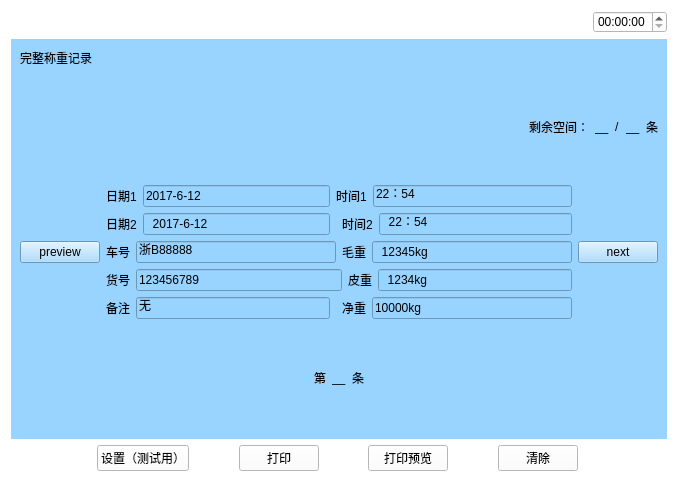
<?xml version="1.0" encoding="UTF-8"?>
<ui version="4.0">
 <class>Wanzheng_chaxun</class>
 <widget class="QWidget" name="Wanzheng_chaxun">
  <property name="geometry">
   <rect>
    <x>0</x>
    <y>0</y>
    <width>678</width>
    <height>482</height>
   </rect>
  </property>
  <property name="windowTitle">
   <string>Form</string>
  </property>
  <property name="styleSheet">
   <string notr="true">background-color: rgb(255, 255, 255);</string>
  </property>
  <layout class="QVBoxLayout" name="verticalLayout_3" stretch="1,5,1">
   <item>
    <layout class="QHBoxLayout" name="horizontalLayout_5">
     <item>
      <widget class="QPushButton" name="pushButton">
       <property name="text">
        <string/>
       </property>
       <property name="icon">
        <iconset resource="myimages.qrc">
         <normaloff>:/image/images/4g.png</normaloff>:/image/images/4g.png</iconset>
       </property>
       <property name="flat">
        <bool>true</bool>
       </property>
      </widget>
     </item>
     <item>
      <widget class="QPushButton" name="pushButton_2">
       <property name="text">
        <string/>
       </property>
       <property name="icon">
        <iconset resource="myimages.qrc">
         <normaloff>:/image/images/wireless.svg</normaloff>:/image/images/wireless.svg</iconset>
       </property>
       <property name="flat">
        <bool>true</bool>
       </property>
      </widget>
     </item>
     <item>
      <widget class="QPushButton" name="pushButton_3">
       <property name="text">
        <string/>
       </property>
       <property name="icon">
        <iconset resource="myimages.qrc">
         <normaloff>:/image/images/bl.svg</normaloff>:/image/images/bl.svg</iconset>
       </property>
       <property name="flat">
        <bool>true</bool>
       </property>
      </widget>
     </item>
     <item>
      <widget class="QPushButton" name="pushButton_4">
       <property name="text">
        <string/>
       </property>
       <property name="icon">
        <iconset resource="myimages.qrc">
         <normaloff>:/image/images/locate.svg</normaloff>:/image/images/locate.svg</iconset>
       </property>
       <property name="flat">
        <bool>true</bool>
       </property>
      </widget>
     </item>
     <item>
      <spacer name="horizontalSpacer_4">
       <property name="orientation">
        <enum>Qt::Horizontal</enum>
       </property>
       <property name="sizeHint" stdset="0">
        <size>
         <width>40</width>
         <height>20</height>
        </size>
       </property>
      </spacer>
     </item>
     <item>
      <widget class="QTimeEdit" name="timeEdit_2"/>
     </item>
    </layout>
   </item>
   <item>
    <widget class="QWidget" name="widget" native="true">
     <property name="sizePolicy">
      <sizepolicy hsizetype="Preferred" vsizetype="Preferred">
       <horstretch>0</horstretch>
       <verstretch>0</verstretch>
      </sizepolicy>
     </property>
     <property name="contextMenuPolicy">
      <enum>Qt::DefaultContextMenu</enum>
     </property>
     <property name="styleSheet">
      <string notr="true">background-color: rgb(153, 211, 255);</string>
     </property>
     <layout class="QVBoxLayout" name="verticalLayout_2">
      <item>
       <layout class="QHBoxLayout" name="horizontalLayout">
        <item>
         <widget class="QLabel" name="label">
          <property name="text">
           <string>完整称重记录</string>
          </property>
         </widget>
        </item>
        <item>
         <spacer name="horizontalSpacer">
          <property name="orientation">
           <enum>Qt::Horizontal</enum>
          </property>
          <property name="sizeHint" stdset="0">
           <size>
            <width>40</width>
            <height>20</height>
           </size>
          </property>
         </spacer>
        </item>
        <item>
         <layout class="QVBoxLayout" name="verticalLayout"/>
        </item>
       </layout>
      </item>
      <item>
       <layout class="QHBoxLayout" name="horizontalLayout_26">
        <item>
         <spacer name="horizontalSpacer_7">
          <property name="orientation">
           <enum>Qt::Horizontal</enum>
          </property>
          <property name="sizeHint" stdset="0">
           <size>
            <width>40</width>
            <height>20</height>
           </size>
          </property>
         </spacer>
        </item>
        <item>
         <widget class="QLabel" name="label_26">
          <property name="text">
           <string>剩余空间：</string>
          </property>
         </widget>
        </item>
        <item>
         <widget class="QLabel" name="label_27">
          <property name="text">
           <string>__</string>
          </property>
         </widget>
        </item>
        <item>
         <widget class="QLabel" name="label_28">
          <property name="text">
           <string>/</string>
          </property>
         </widget>
        </item>
        <item>
         <widget class="QLabel" name="label_29">
          <property name="text">
           <string>__</string>
          </property>
         </widget>
        </item>
        <item>
         <widget class="QLabel" name="label_30">
          <property name="text">
           <string>条</string>
          </property>
         </widget>
        </item>
       </layout>
      </item>
      <item>
       <layout class="QGridLayout" name="gridLayout" rowstretch="1,2,2,1,1">
        <item row="2" column="1" colspan="2">
         <layout class="QHBoxLayout" name="horizontalLayout_6">
          <item>
           <widget class="QLabel" name="label_4">
            <property name="text">
             <string>车号</string>
            </property>
           </widget>
          </item>
          <item>
           <widget class="QLineEdit" name="lineEdit_3">
            <property name="text">
             <string>浙B88888</string>
            </property>
           </widget>
          </item>
         </layout>
        </item>
        <item row="4" column="1">
         <layout class="QHBoxLayout" name="horizontalLayout_8">
          <item>
           <widget class="QLabel" name="label_6">
            <property name="text">
             <string>备注</string>
            </property>
           </widget>
          </item>
          <item>
           <widget class="QLineEdit" name="lineEdit_5">
            <property name="text">
             <string>无</string>
            </property>
           </widget>
          </item>
         </layout>
        </item>
        <item row="0" column="1">
         <layout class="QHBoxLayout" name="horizontalLayout_3">
          <item>
           <widget class="QLabel" name="label_2">
            <property name="text">
             <string>日期1</string>
            </property>
           </widget>
          </item>
          <item>
           <widget class="QLineEdit" name="lineEdit">
            <property name="text">
             <string>2017-6-12 </string>
            </property>
           </widget>
          </item>
         </layout>
        </item>
        <item row="2" column="5">
         <widget class="QPushButton" name="pushButton_6">
          <property name="text">
           <string>next</string>
          </property>
         </widget>
        </item>
        <item row="3" column="4">
         <layout class="QHBoxLayout" name="horizontalLayout_10">
          <item>
           <widget class="QLabel" name="label_8">
            <property name="text">
             <string>皮重</string>
            </property>
           </widget>
          </item>
          <item>
           <widget class="QLineEdit" name="lineEdit_7">
            <property name="text">
             <string>  1234kg </string>
            </property>
           </widget>
          </item>
         </layout>
        </item>
        <item row="3" column="1" colspan="3">
         <layout class="QHBoxLayout" name="horizontalLayout_7">
          <item>
           <widget class="QLabel" name="label_5">
            <property name="text">
             <string>货号</string>
            </property>
           </widget>
          </item>
          <item>
           <widget class="QLineEdit" name="lineEdit_4">
            <property name="text">
             <string>123456789</string>
            </property>
           </widget>
          </item>
         </layout>
        </item>
        <item row="0" column="2" colspan="3">
         <layout class="QHBoxLayout" name="horizontalLayout_9">
          <item>
           <widget class="QLabel" name="label_7">
            <property name="text">
             <string>时间1</string>
            </property>
           </widget>
          </item>
          <item>
           <widget class="QLineEdit" name="lineEdit_6">
            <property name="text">
             <string>22：54</string>
            </property>
           </widget>
          </item>
         </layout>
        </item>
        <item row="1" column="3" colspan="2">
         <layout class="QHBoxLayout" name="horizontalLayout_12">
          <item>
           <widget class="QLabel" name="label_10">
            <property name="text">
             <string>时间2</string>
            </property>
           </widget>
          </item>
          <item>
           <widget class="QLineEdit" name="lineEdit_9">
            <property name="text">
             <string>  22：54 </string>
            </property>
           </widget>
          </item>
         </layout>
        </item>
        <item row="1" column="1">
         <layout class="QHBoxLayout" name="horizontalLayout_4">
          <item>
           <widget class="QLabel" name="label_3">
            <property name="text">
             <string>日期2</string>
            </property>
           </widget>
          </item>
          <item>
           <widget class="QLineEdit" name="lineEdit_2">
            <property name="text">
             <string>  2017-6-12 </string>
            </property>
           </widget>
          </item>
         </layout>
        </item>
        <item row="2" column="3" colspan="2">
         <layout class="QHBoxLayout" name="horizontalLayout_13">
          <item>
           <widget class="QLabel" name="label_11">
            <property name="text">
             <string>毛重</string>
            </property>
           </widget>
          </item>
          <item>
           <widget class="QLineEdit" name="lineEdit_10">
            <property name="text">
             <string>  12345kg </string>
            </property>
           </widget>
          </item>
         </layout>
        </item>
        <item row="1" column="0" rowspan="3">
         <widget class="QPushButton" name="preview">
          <property name="text">
           <string>preview</string>
          </property>
         </widget>
        </item>
        <item row="4" column="3" colspan="2">
         <layout class="QHBoxLayout" name="horizontalLayout_11">
          <item>
           <widget class="QLabel" name="label_9">
            <property name="text">
             <string>净重</string>
            </property>
           </widget>
          </item>
          <item>
           <widget class="QLineEdit" name="lineEdit_8">
            <property name="text">
             <string>10000kg</string>
            </property>
           </widget>
          </item>
         </layout>
        </item>
       </layout>
      </item>
      <item>
       <layout class="QHBoxLayout" name="horizontalLayout_25">
        <item>
         <spacer name="horizontalSpacer_5">
          <property name="orientation">
           <enum>Qt::Horizontal</enum>
          </property>
          <property name="sizeHint" stdset="0">
           <size>
            <width>40</width>
            <height>20</height>
           </size>
          </property>
         </spacer>
        </item>
        <item>
         <widget class="QLabel" name="label_23">
          <property name="text">
           <string>第</string>
          </property>
         </widget>
        </item>
        <item>
         <widget class="QLabel" name="label_24">
          <property name="text">
           <string>__</string>
          </property>
         </widget>
        </item>
        <item>
         <widget class="QLabel" name="label_25">
          <property name="text">
           <string>条</string>
          </property>
         </widget>
        </item>
        <item>
         <spacer name="horizontalSpacer_6">
          <property name="orientation">
           <enum>Qt::Horizontal</enum>
          </property>
          <property name="sizeHint" stdset="0">
           <size>
            <width>40</width>
            <height>20</height>
           </size>
          </property>
         </spacer>
        </item>
       </layout>
      </item>
     </layout>
    </widget>
   </item>
   <item>
    <layout class="QHBoxLayout" name="horizontalLayout_2">
     <item>
      <widget class="QPushButton" name="returnIndex">
       <property name="font">
        <font>
         <family>AR PL UMing TW MBE</family>
        </font>
       </property>
       <property name="styleSheet">
        <string notr="true">border-image: url(:/image/images/index.svg);</string>
       </property>
       <property name="text">
        <string/>
       </property>
       <property name="icon">
        <iconset resource="myimages.qrc">
         <normaloff>:/image/images/index.svg</normaloff>:/image/images/index.svg</iconset>
       </property>
       <property name="iconSize">
        <size>
         <width>40</width>
         <height>40</height>
        </size>
       </property>
       <property name="flat">
        <bool>true</bool>
       </property>
      </widget>
     </item>
     <item>
      <spacer name="horizontalSpacer_3">
       <property name="orientation">
        <enum>Qt::Horizontal</enum>
       </property>
       <property name="sizeHint" stdset="0">
        <size>
         <width>40</width>
         <height>20</height>
        </size>
       </property>
      </spacer>
     </item>
     <item>
      <widget class="QPushButton" name="setupPrint">
       <property name="text">
        <string>设置（测试用）</string>
       </property>
      </widget>
     </item>
     <item>
      <spacer name="horizontalSpacer_10">
       <property name="orientation">
        <enum>Qt::Horizontal</enum>
       </property>
       <property name="sizeHint" stdset="0">
        <size>
         <width>40</width>
         <height>20</height>
        </size>
       </property>
      </spacer>
     </item>
     <item>
      <widget class="QPushButton" name="direct_Print">
       <property name="text">
        <string>打印</string>
       </property>
      </widget>
     </item>
     <item>
      <spacer name="horizontalSpacer_8">
       <property name="orientation">
        <enum>Qt::Horizontal</enum>
       </property>
       <property name="sizeHint" stdset="0">
        <size>
         <width>40</width>
         <height>20</height>
        </size>
       </property>
      </spacer>
     </item>
     <item>
      <widget class="QPushButton" name="print">
       <property name="text">
        <string>打印预览</string>
       </property>
      </widget>
     </item>
     <item>
      <spacer name="horizontalSpacer_9">
       <property name="orientation">
        <enum>Qt::Horizontal</enum>
       </property>
       <property name="sizeHint" stdset="0">
        <size>
         <width>40</width>
         <height>20</height>
        </size>
       </property>
      </spacer>
     </item>
     <item>
      <widget class="QPushButton" name="pushButton_5">
       <property name="text">
        <string>清除</string>
       </property>
      </widget>
     </item>
     <item>
      <spacer name="horizontalSpacer_2">
       <property name="orientation">
        <enum>Qt::Horizontal</enum>
       </property>
       <property name="sizeHint" stdset="0">
        <size>
         <width>40</width>
         <height>20</height>
        </size>
       </property>
      </spacer>
     </item>
     <item>
      <widget class="QPushButton" name="returnPage">
       <property name="text">
        <string/>
       </property>
       <property name="icon">
        <iconset resource="myimages.qrc">
         <normaloff>:/image/images/shangyiye.svg</normaloff>:/image/images/shangyiye.svg</iconset>
       </property>
       <property name="iconSize">
        <size>
         <width>40</width>
         <height>40</height>
        </size>
       </property>
       <property name="flat">
        <bool>true</bool>
       </property>
      </widget>
     </item>
    </layout>
   </item>
  </layout>
 </widget>
 <resources>
  <include location="myimages.qrc"/>
 </resources>
 <connections/>
</ui>
